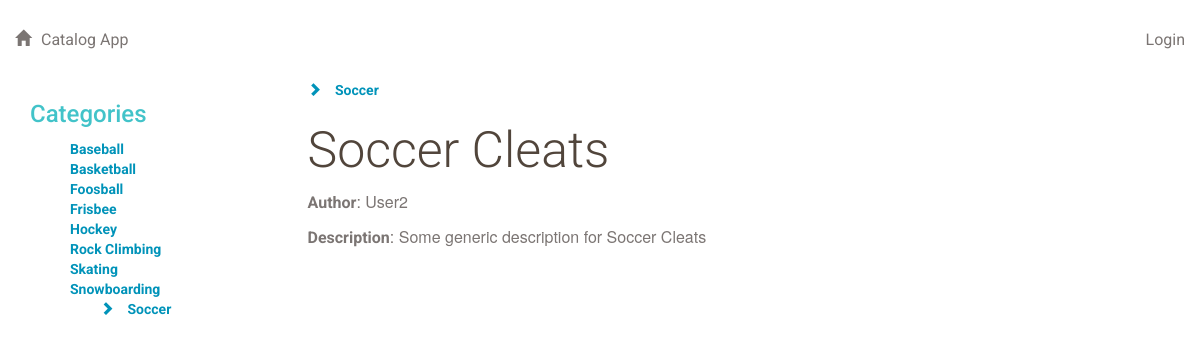
/catalog/Soccer/Soccer Cleats/, run on the app's committed database.
### db.py (models this page shows, shortened)
class Category(Base):
    __tablename__ = 'category'
    id = Column(Integer, primary_key = True)
    name = Column(String(100), nullable = False, unique = True)
    user_id = Column(Integer, ForeignKey('user.id'))
    user = relationship(User)

class Item(Base):
    __tablename__ = 'item'
    id = Column(Integer, primary_key = True)
    name = Column(String(100), nullable = False, unique = True)
    description = Column(String(500))
    category_id = Column(Integer, ForeignKey('category.id'))
    category = relationship(Category)
    last_updated = Column(DateTime, server_default=sqlalchemy.func.now(), onupdate=sqlalchemy.func.now())
    user_id = Column(Integer, ForeignKey('user.id'))
    user = relationship(User)
    picture = Column(String(500))

class User(Base):
    __tablename__ = 'user'
    id = Column(Integer, primary_key=True)
    name = Column(String(250), nullable=False)
    email = Column(String(250), unique=True, nullable=False)
    picture = Column(String(500), nullable=True)

### application.py (the view)
@app.route('/catalog/<category_name>/<item_name>/')
def showCategoryItemByName(category_name, item_name):
    categories = session.query(Category).order_by(asc(Category.name))
    category_id = getCategoryName(category_name)
    item = session.query(Item).join(Item.category).filter(Category.name == category_name, Item.name == item_name).one()
    return render_template('ShowItem.html', categories = categories, item = item, category_name = category_name)

### application.py (called while the page is built)
def getCategoryName(category_name):
    return session.query(Category).filter(func.lower(Category.name) == func.lower(category_name)).one().id

### templates/ShowItem.html (shortened to what this page needs)
{% extends "main.html" %}
{% block content %}
<div class="row">
        <a href="{{url_for('showCategoryItemsByName', category_name = item.category.name)}}"><span class="glyphicon glyphicon-chevron-right" aria-hidden="true"></span> {{item.category.name}}</a>
        <h1>{{item.name}}</h1>
</div>
<div class="row">
    <p> <b>Author</b>: {{item.user.name}} </p>
    <p>
        <b>Description</b>: {{item.description}}
    </p>
</div>
{% endblock %}

### templates/inc/categories.html (shortened to what this page needs)
<div>
    <h2>Categories</h2>
</div>
<div>
<ul>
    {% for cat in categories %}
        <li><a href="{{url_for('showCategoryItemsByName', category_name = cat.name)}}">
        {% if category_name %}
            {% if category_name == cat.name %}
              <span class="glyphicon glyphicon-chevron-right" aria-hidden="true"></span>
            {% endif %}
        {% endif %}
        {{cat.name}}</a></li>
    {% endfor %}
</ul>
</div>

### static/styles.css (style rules this page uses)
* { font-family: "Helvetica Neue Bold", Roboto, Helvetica, Arial, sans-serif; font-weight: 700; }
h1 { font-family: "Helvetica Neue Light", Roboto, Helvetica, Arial, sans-serif; font-size: 50px; color: #51453B; line-height: 60px; font-weight: 300; }
h2 { font-size: 24px; color: #42C3C9; line-height: 29px; }
p { font-family: "Helvetica Neue", Roboto, Helvetica, Arial, sans-serif; font-size: 16px; color: #7B7573; line-height: 24px; font-weight: 400; }
a { font-size: 14px; color: #0093B9; line-height: 17px; }
.glyphicon { margin-right: 10px; }
ul { list-style-type: none; }

### data on the page
Category: name "Baseball"
Category: name "Basketball"
Category: name "Foosball"
Category: name "Frisbee"
Category: name "Hockey"
Category: name "Rock Climbing"
Category: name "Skating"
Category: name "Snowboarding"
Category: name "Soccer", category.name "Soccer"
Item: name "Soccer Cleats", description "Some generic description for Soccer Cleats"
User: user.name "User2"
